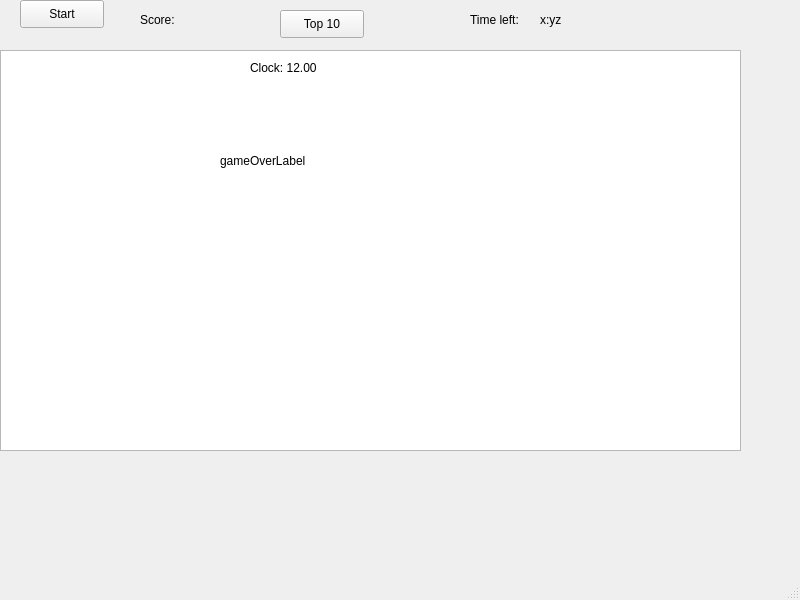
<?xml version="1.0" encoding="UTF-8"?>
<ui version="4.0">
 <class>MainWindow</class>
 <widget class="QMainWindow" name="MainWindow">
  <property name="geometry">
   <rect>
    <x>0</x>
    <y>0</y>
    <width>800</width>
    <height>600</height>
   </rect>
  </property>
  <property name="windowTitle">
   <string>MainWindow</string>
  </property>
  <widget class="QWidget" name="centralwidget">
   <widget class="QGraphicsView" name="gameView">
    <property name="geometry">
     <rect>
      <x>0</x>
      <y>50</y>
      <width>741</width>
      <height>401</height>
     </rect>
    </property>
   </widget>
   <widget class="QPushButton" name="startButton">
    <property name="geometry">
     <rect>
      <x>20</x>
      <y>0</y>
      <width>84</width>
      <height>28</height>
     </rect>
    </property>
    <property name="text">
     <string>Start</string>
    </property>
   </widget>
   <widget class="QLabel" name="scoreInfoLabel">
    <property name="geometry">
     <rect>
      <x>140</x>
      <y>10</y>
      <width>41</width>
      <height>20</height>
     </rect>
    </property>
    <property name="text">
     <string>Score:</string>
    </property>
   </widget>
   <widget class="QLabel" name="scoreLabel">
    <property name="geometry">
     <rect>
      <x>190</x>
      <y>10</y>
      <width>71</width>
      <height>20</height>
     </rect>
    </property>
    <property name="text">
     <string>&lt;score&gt;</string>
    </property>
   </widget>
   <widget class="QLabel" name="timeInfoLabel">
    <property name="geometry">
     <rect>
      <x>470</x>
      <y>10</y>
      <width>61</width>
      <height>20</height>
     </rect>
    </property>
    <property name="text">
     <string>Time left:</string>
    </property>
   </widget>
   <widget class="QLabel" name="timeLabel">
    <property name="geometry">
     <rect>
      <x>540</x>
      <y>10</y>
      <width>63</width>
      <height>20</height>
     </rect>
    </property>
    <property name="text">
     <string>x:yz</string>
    </property>
   </widget>
   <widget class="QPushButton" name="pushButtonScores">
    <property name="geometry">
     <rect>
      <x>280</x>
      <y>10</y>
      <width>84</width>
      <height>28</height>
     </rect>
    </property>
    <property name="text">
     <string>Top 10</string>
    </property>
   </widget>
   <widget class="QLabel" name="gameOverLabel">
    <property name="geometry">
     <rect>
      <x>220</x>
      <y>90</y>
      <width>301</width>
      <height>141</height>
     </rect>
    </property>
    <property name="text">
     <string>gameOverLabel</string>
    </property>
   </widget>
   <widget class="QLabel" name="clockLabel">
    <property name="geometry">
     <rect>
      <x>250</x>
      <y>60</y>
      <width>91</width>
      <height>16</height>
     </rect>
    </property>
    <property name="text">
     <string>Clock: 12.00</string>
    </property>
   </widget>
  </widget>
  <widget class="QMenuBar" name="menubar">
   <property name="geometry">
    <rect>
     <x>0</x>
     <y>0</y>
     <width>800</width>
     <height>25</height>
    </rect>
   </property>
  </widget>
  <widget class="QStatusBar" name="statusbar"/>
 </widget>
 <resources/>
 <connections/>
</ui>
